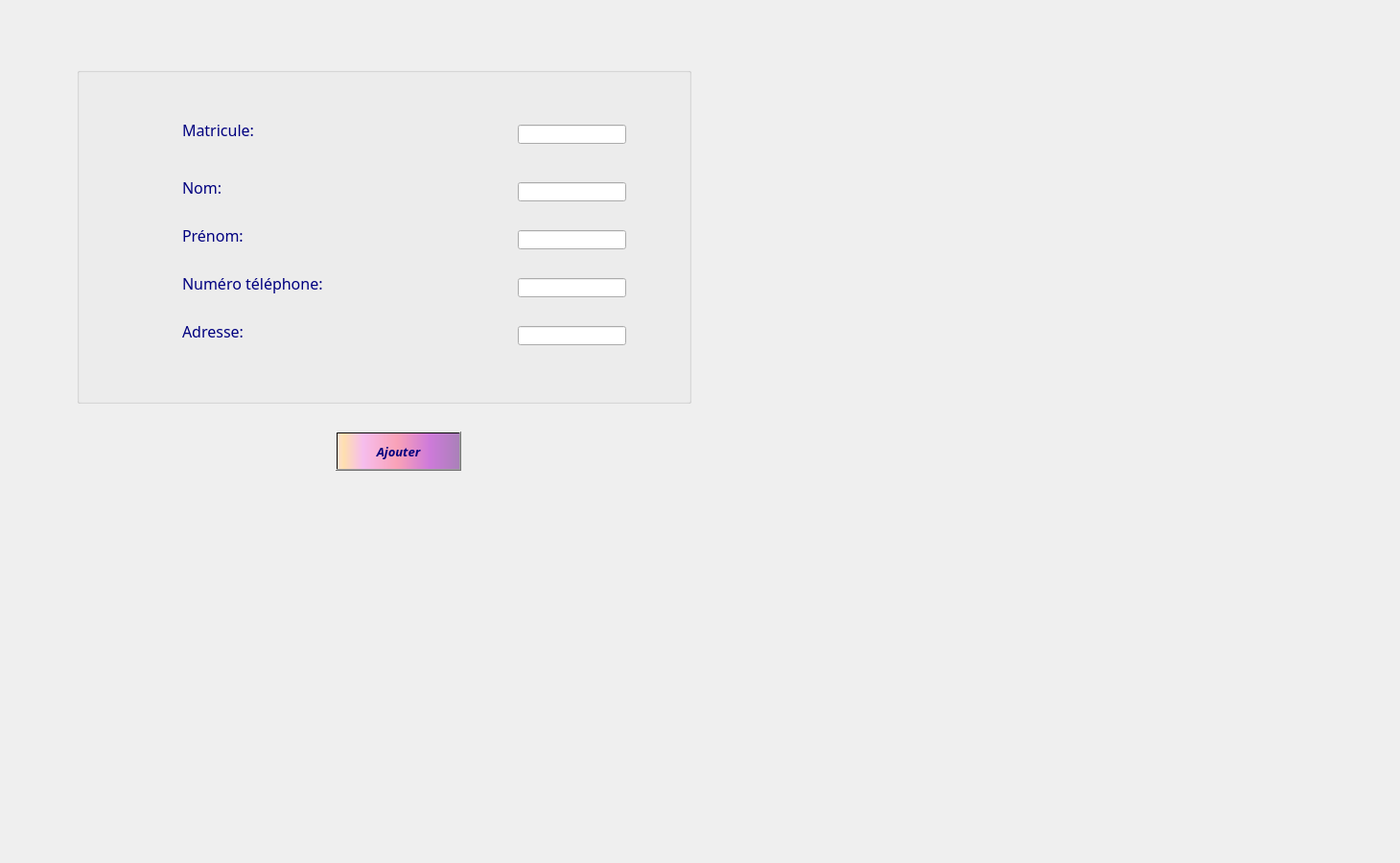
     <widget class="QWidget" name="tab_11">
      <attribute name="title">
       <string>Ajouter</string>
      </attribute>
      <widget class="QGroupBox" name="groupBox_ajoutCl_5">
       <property name="geometry">
        <rect>
         <x>80</x>
         <y>70</y>
         <width>641</width>
         <height>351</height>
        </rect>
       </property>
       <property name="font">
        <font>
         <family>Lucida Calligraphy</family>
         <pointsize>16</pointsize>
         <weight>50</weight>
         <bold>false</bold>
        </font>
       </property>
       <property name="cursor">
        <cursorShape>ArrowCursor</cursorShape>
       </property>
       <property name="acceptDrops">
        <bool>false</bool>
       </property>
       <property name="layoutDirection">
        <enum>Qt::LeftToRight</enum>
       </property>
       <property name="autoFillBackground">
        <bool>false</bool>
       </property>
       <property name="styleSheet">
        <string notr="true">color:rgb(0, 0, 127);
background-color: qconicalgradient(cx:0, cy:0, angle:135, stop:0 rgba(255, 170, 232, 69), stop:0.0753769 rgba(255, 170, 255, 69), stop:0.221106 rgba(255, 170, 255, 208), stop:0.351759 rgba(255, 192, 255, 0), stop:0.422111 rgba(255, 85, 255, 130), stop:0.437186 rgba(255, 170, 255, 145), stop:0.518717 rgba(255, 170, 255, 130), stop:0.527638 rgba(255, 170, 255, 69), stop:0.562814 rgba(255, 170, 255, 130), stop:1 rgba(255, 255, 0, 69));</string>
       </property>
       <property name="title">
        <string/>
       </property>
       <widget class="QLabel" name="prenom_ajout_3">
        <property name="geometry">
         <rect>
          <x>110</x>
          <y>160</y>
          <width>171</width>
          <height>31</height>
         </rect>
        </property>
        <property name="font">
         <font>
          <family>Lucida Calligraphy</family>
          <pointsize>12</pointsize>
         </font>
        </property>
        <property name="text">
         <string>Prénom:</string>
        </property>
        <property name="scaledContents">
         <bool>false</bool>
        </property>
        <property name="wordWrap">
         <bool>false</bool>
        </property>
        <property name="openExternalLinks">
         <bool>false</bool>
        </property>
       </widget>
       <widget class="QLineEdit" name="lineEdit_nom_ajout_3">
        <property name="geometry">
         <rect>
          <x>460</x>
          <y>120</y>
          <width>113</width>
          <height>20</height>
         </rect>
        </property>
       </widget>
       <widget class="QLabel" name="Nom_ajout_4">
        <property name="geometry">
         <rect>
          <x>110</x>
          <y>110</y>
          <width>171</width>
          <height>31</height>
         </rect>
        </property>
        <property name="font">
         <font>
          <family>Lucida Calligraphy</family>
          <pointsize>12</pointsize>
         </font>
        </property>
        <property name="styleSheet">
         <string notr="true">color: rgb(0, 0, 127);
border-color: rgb(170, 0, 255);</string>
        </property>
        <property name="text">
         <string>Nom:</string>
        </property>
       </widget>
       <widget class="QLabel" name="tele_ajout_3">
        <property name="geometry">
         <rect>
          <x>110</x>
          <y>210</y>
          <width>171</width>
          <height>31</height>
         </rect>
        </property>
        <property name="font">
         <font>
          <family>Lucida Calligraphy</family>
          <pointsize>12</pointsize>
         </font>
        </property>
        <property name="text">
         <string>Numéro téléphone:</string>
        </property>
       </widget>
       <widget class="QLabel" name="Adresse_ajout_3">
        <property name="geometry">
         <rect>
          <x>110</x>
          <y>260</y>
          <width>171</width>
          <height>31</height>
         </rect>
        </property>
        <property name="font">
         <font>
          <family>Lucida Calligraphy</family>
          <pointsize>12</pointsize>
         </font>
        </property>
        <property name="text">
         <string>Adresse:</string>
        </property>
       </widget>
       <widget class="QLineEdit" name="lineEdit_prenom_ajout_3">
        <property name="geometry">
         <rect>
          <x>460</x>
          <y>170</y>
          <width>113</width>
          <height>20</height>
         </rect>
        </property>
       </widget>
       <widget class="QLineEdit" name="lineEdit_tel_ajout_3">
        <property name="geometry">
         <rect>
          <x>460</x>
          <y>220</y>
          <width>113</width>
          <height>20</height>
         </rect>
        </property>
       </widget>
       <widget class="QLineEdit" name="lineEdit_adresse_ajout_3">
        <property name="geometry">
         <rect>
          <x>460</x>
          <y>270</y>
          <width>113</width>
          <height>20</height>
         </rect>
        </property>
       </widget>
       <widget class="QLabel" name="Matricule_ajout_5">
        <property name="geometry">
         <rect>
          <x>110</x>
          <y>50</y>
          <width>171</width>
          <height>31</height>
         </rect>
        </property>
        <property name="font">
         <font>
          <family>Lucida Calligraphy</family>
          <pointsize>12</pointsize>
         </font>
        </property>
        <property name="styleSheet">
         <string notr="true">color: rgb(0, 0, 127);
border-color: rgb(170, 0, 255);</string>
        </property>
        <property name="text">
         <string>Matricule:</string>
        </property>
       </widget>
       <widget class="QLineEdit" name="lineEdit_cin_ajout_3">
        <property name="geometry">
         <rect>
          <x>460</x>
          <y>60</y>
          <width>113</width>
          <height>20</height>
         </rect>
        </property>
       </widget>
      </widget>
      <widget class="QPushButton" name="pushButton_ajouterCl_3">
       <property name="geometry">
        <rect>
         <x>350</x>
         <y>450</y>
         <width>131</width>
         <height>41</height>
        </rect>
       </property>
       <property name="font">
        <font>
         <family>Lucida Calligraphy</family>
         <pointsize>10</pointsize>
         <weight>75</weight>
         <italic>true</italic>
         <bold>true</bold>
         <underline>false</underline>
         <strikeout>false</strikeout>
        </font>
       </property>
       <property name="styleSheet">
        <string notr="true">background-color: qlineargradient(spread:pad, x1:1, y1:0, x2:1, y2:0, stop:0.919598 rgba(255, 0, 111, 255), stop:0.98 rgba(0, 0, 0, 255), stop:1 rgba(235, 148, 61, 255));
color: rgb(0, 0, 127);
background-color: qlineargradient(spread:pad, x1:0, y1:0, x2:1, y2:0, stop:0.0100503 rgba(252, 222, 204, 255), stop:0.0502513 rgba(254, 223, 175, 255), stop:0.211055 rgba(246, 189, 237, 255), stop:0.487437 rgba(249, 162, 183, 255), stop:0.753769 rgba(206, 122, 218, 255), stop:1 rgba(170, 128, 185, 255));</string>
       </property>
       <property name="text">
        <string>Ajouter</string>
       </property>
       <property name="icon">
        <iconset>
         <normaloff>../../../../images_projets/add.png</normaloff>../../../../images_projets/add.png</iconset>
       </property>
       <property name="iconSize">
        <size>
         <width>30</width>
         <height>50</height>
        </size>
       </property>
       <property name="checkable">
        <bool>false</bool>
       </property>
       <property name="autoRepeatDelay">
        <number>303</number>
       </property>
      </widget>
      <widget class="QLabel" name="label_4">
       <property name="geometry">
        <rect>
         <x>-640</x>
         <y>-10</y>
         <width>1451</width>
         <height>891</height>
        </rect>
       </property>
       <property name="text">
        <string/>
       </property>
       <property name="pixmap">
        <pixmap>../../../../Users/youta/Downloads/macarons-5148496_1920.jpg</pixmap>
       </property>
      </widget>
      <zorder>label_4</zorder>
      <zorder>groupBox_ajoutCl_5</zorder>
      <zorder>pushButton_ajouterCl_3</zorder>
     </widget>
